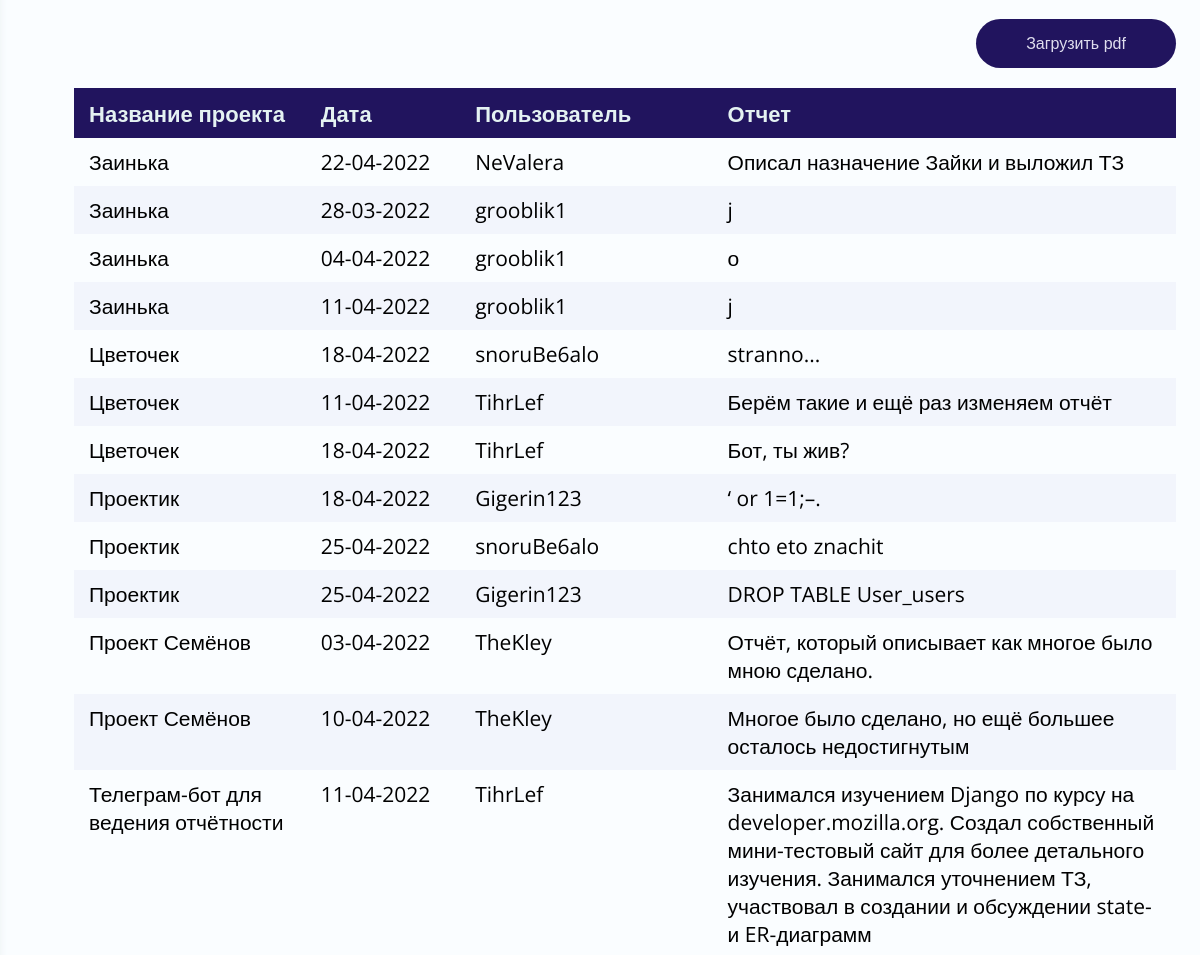
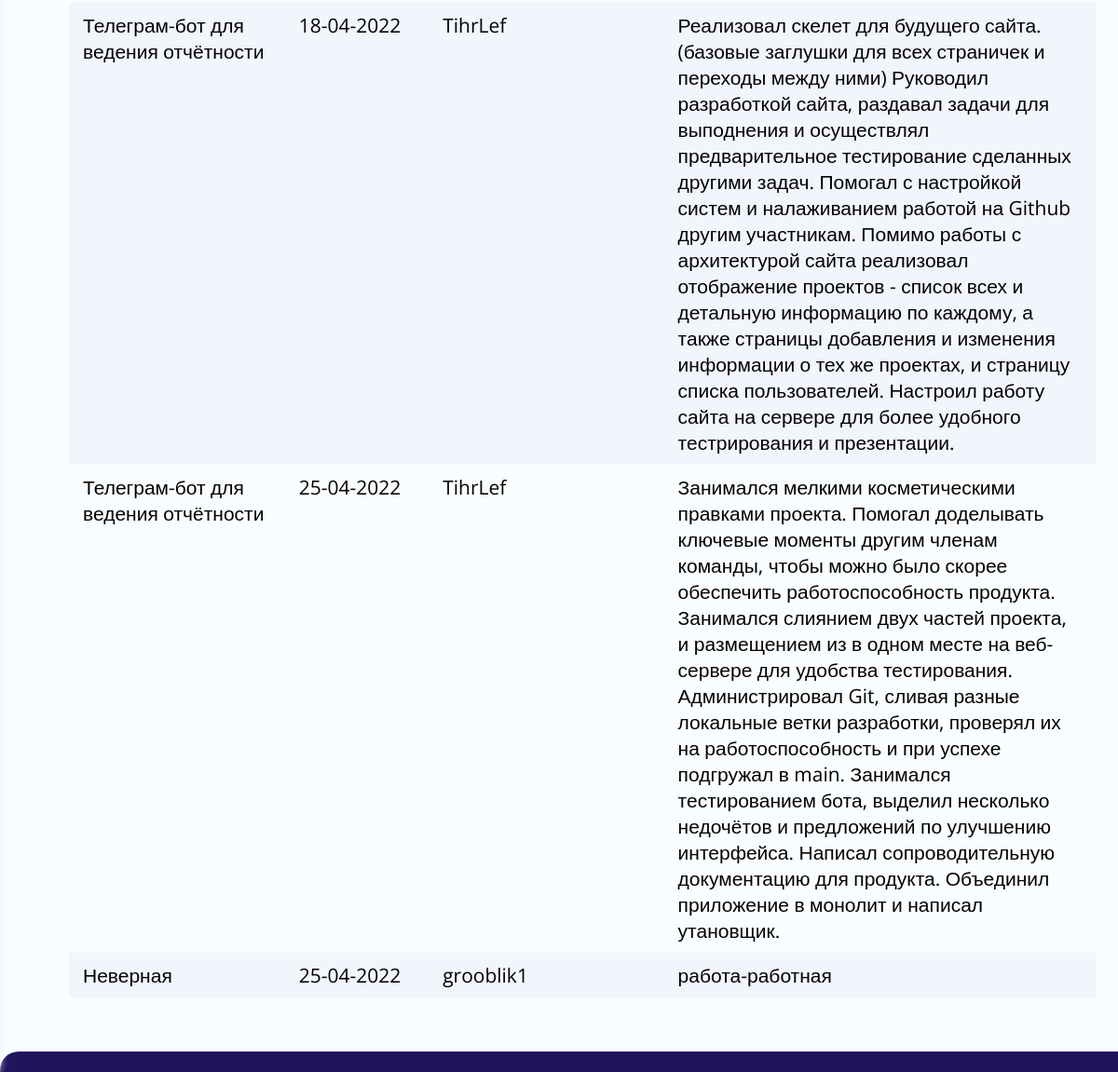
The page /TeleBot/reports/ (signed in, lower part) on the database as committed earlier (2 pictures, top to bottom).
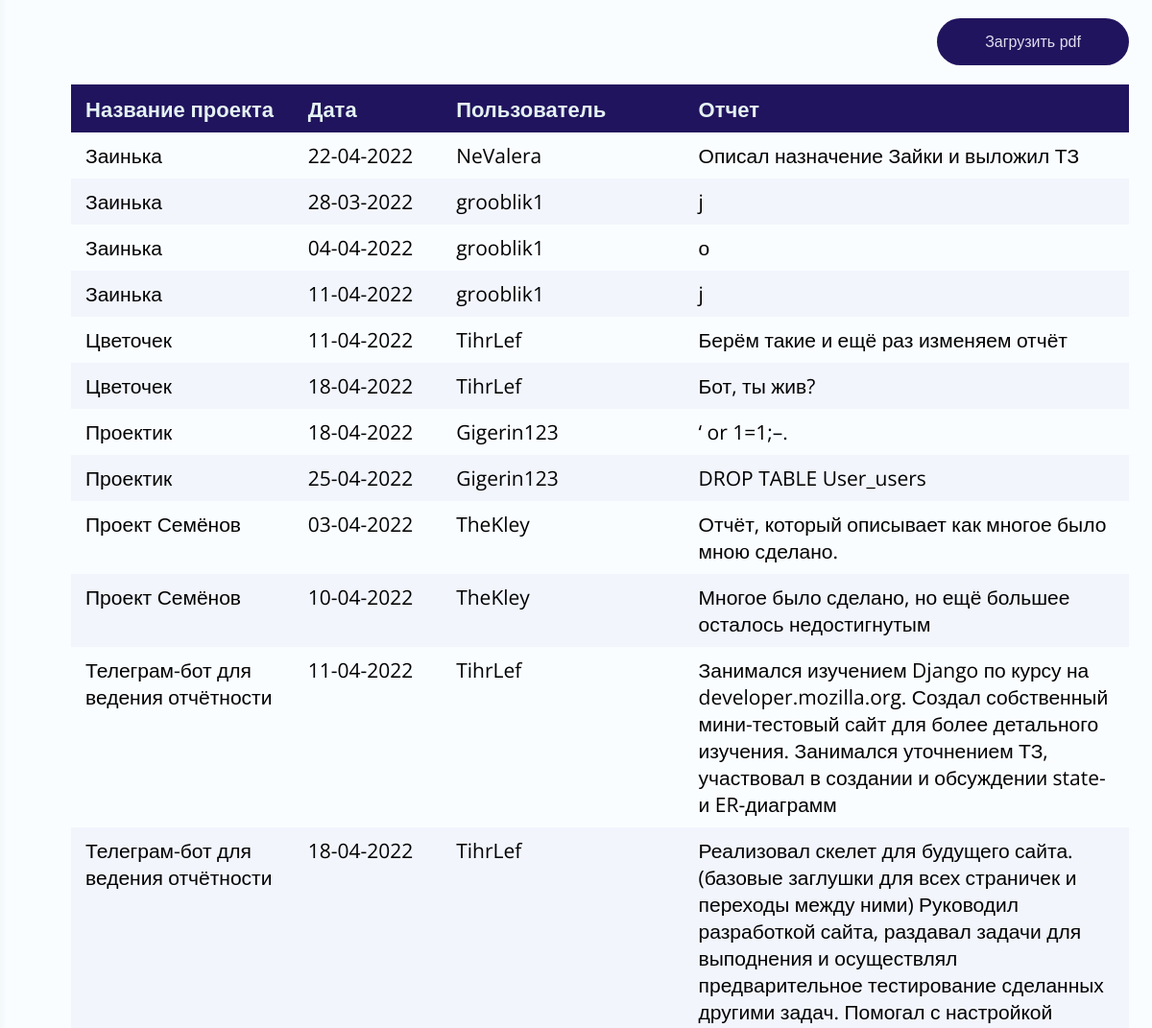
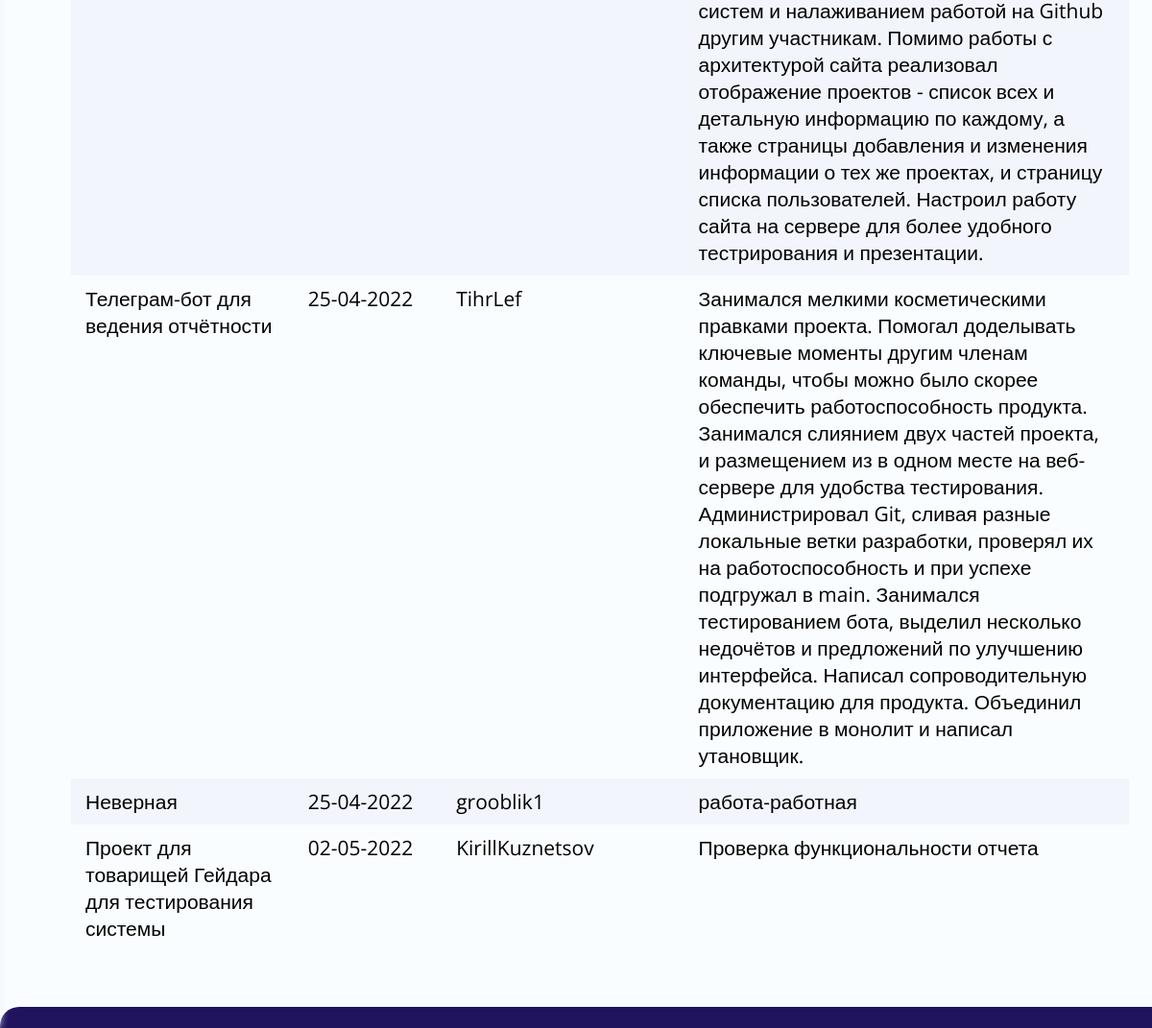
The same page on the database as committed later (2 pictures, top to bottom).
### Reports/models.py (models this page shows, shortened)
class Report(models.Model):
	user = models.ForeignKey(User, on_delete=models.SET_NULL, null=True)
	project = models.ForeignKey(Project, on_delete=models.SET_NULL, null=True)
	report_date = models.DateField(default = date.today)
	message = models.TextField(max_length=1000, help_text="Write any additional comments")

### Projects/models.py (models this page shows, shortened)
class Project(models.Model):
	name = models.CharField(unique = True, max_length=200)
	start_date = models.DateField(default = datetime.now, null=True, blank=True)
	end_date = models.DateField(null=True, blank=True)
	users = models.ManyToManyField(User)
	responsible_user = models.ForeignKey(User, related_name="responsible", on_delete=models.SET_NULL, null=True)
	def __str__(self):
		return self.name

### Users/models.py (models this page shows, shortened)
class User(AbstractUser):
	personal_token = models.UUIDField(default=uuid.uuid4, help_text="Unique ID for this particular book across whole library")
	telegram_id = models.BigIntegerField(primary_key=True, unique=True)
	def __str__(self):
		return self.username
	def get_absolute_url(self):
		return reverse('user-detail', args=[str(self.telegram_id)])
	def is_verified(self):
		return (self.is_active) or (self.is_staff)

### TeleBot/views.py (the view, shortened to what this page needs)
@user_passes_test(User.is_verified)
def report(request):
	reports = available_reports(request)
	error_message = ''
	path = r"TeleBot/static"
	name = make_pdf(request, reports, path)
	projects = available_projects(request)
	users = available_users(request)
	if len(users) == 1:
		users.clear()
	if len(projects) == 1:
		projects.clear()
	return render(
		request,
		'Reports/reports_list.html',
		context = {'reports': reports,
			 'projects': projects,
			 'available_users': users,
			 'error_message': error_message,
			 'form': FilterForm(request.POST) if request.method == 'POST' else FilterForm(),
			 'pdfname': name[len(path):] + r"/simple_demo" + str(request.user) + ".pdf"})

### TeleBot/views.py (called while the page is built)
def available_reports(request):
	return list(filter(lambda rep: (str(request.user) == str(rep.user) or request.user.is_staff or\
									str(request.user) == str(rep.project.responsible_user)),
					   Report.objects.order_by("project")))

def available_projects(request):
	if request.user.is_staff:
		return list(Project.objects.all())
	return list(request.user.project_set.all())

def available_users(request):
	if request.user.is_staff:
		return list(User.objects.all())
	users = []
	for project in available_projects(request):
			if(str(request.user) == str(project.responsible_user)):
				users += [user for user in project.users.all()]
	return list(set(users))

	def MakeDir(self, path = None, prefix = '', lifetime = 0):
		th = Thread(target = self.creation, args=(path, prefix, lifetime))
		th.start()
		while self.name is None:
			time.sleep(0.01)

	def creation(self, path = None, prefix = '', lifetime = 0):
		if path:
			tempfile.tempdir = path
		temp = td(prefix = prefix)
		self.name = str(temp.name)
		time.sleep(lifetime)

### TeleBot/templates/Reports/reports_list.html (shortened to what this page needs)
{% extends "base_generic.html" %}
{% load static %}
{% block content %}
{% if error_message%}
<span>{{error_message}}</span>
{% else%}
        {% if reports%}
		<p align = right><a href="{% static pdfname %}" class="button">Загрузить pdf</a></p>
        {% endif%}
            {% if reports%}
            <table align = center width = 85%  id="myTable" class="table">
    		<thead>
				<tr>
				<th width = 15% onclick="sortTable(0)"  align=left>Название проекта</th>
				<th width = 10% onclick="sortTable(1)"  align=left>Дата</th>
				<th width = 15% onclick="sortTable(2)">Пользователь</th>
				<th width = 30% onclick="sortTable(3)">Отчет</th>
				</tr>
    		</thead>
    		<tbody>
      		{% for report in reports %}
      		<tr>
				<td>				{{report.project}}</td>
				<td align=center>	{{report.report_date|date:'d-m-Y'}}</td>
				<td align=center>	{{report.user}}</td>
				<td align=center>   {{report.message}}</td>
      		</tr>
      		{% endfor %}
      		</tbody>
			</table>
            {% else%}
            Нет отчетов.
            {% endif%}
{% endif%}
{% endblock %}

Rows that differ between the two databases and show on the page:
removed Report: project "Цветочек", report_date "18-04-2022", user "snoruBe6alo", message "stranno..."
removed Report: project "Проектик", report_date "25-04-2022", user "snoruBe6alo", message "chto eto znachit"
added Report: project "Проект для товарищей Гейдара для тестирования системы", report_date "02-05-2022", user "KirillKuznetsov", message "Проверка функциональности отчета"
